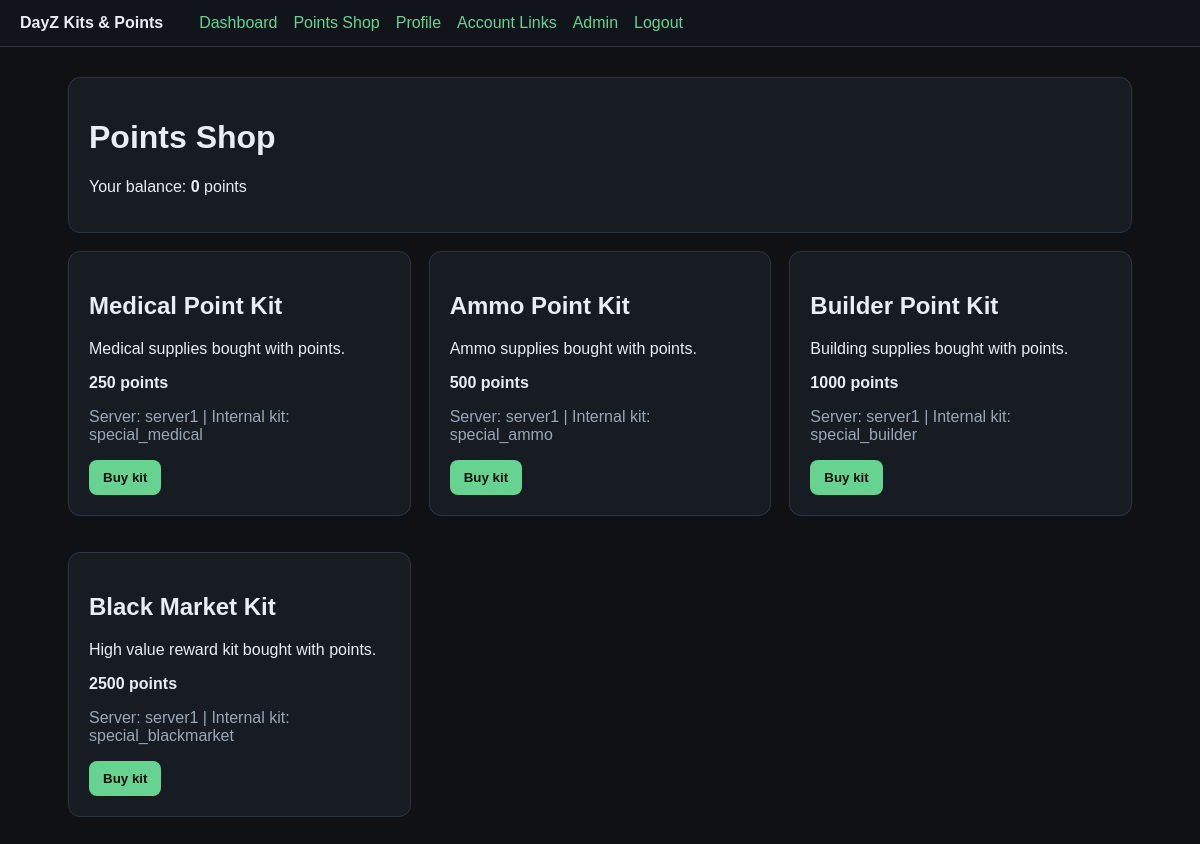
/points (signed in), run on the app's committed database.
### tables this page shows
CREATE TABLE points_accounts (
                id INTEGER PRIMARY KEY AUTOINCREMENT,
                user_id INTEGER NOT NULL UNIQUE,
                points INTEGER NOT NULL DEFAULT 0,
                total_earned INTEGER NOT NULL DEFAULT 0,
                total_spent INTEGER NOT NULL DEFAULT 0,
                updated_at TEXT NOT NULL,
                FOREIGN KEY(user_id) REFERENCES users(id)
            );

CREATE TABLE special_kits (
                id INTEGER PRIMARY KEY AUTOINCREMENT,
                kit_name TEXT NOT NULL,
                display_name TEXT NOT NULL,
                description TEXT,
                cost INTEGER NOT NULL,
                server_key TEXT NOT NULL DEFAULT 'server1',
                enabled INTEGER NOT NULL DEFAULT 1,
                created_at TEXT NOT NULL
            );

### app.py (the view)
@app.route("/points")
@login_required
def points():
    user = current_user()
    with db() as conn:
        account = get_or_create_points_account(conn, user["id"])
        kits = conn.execute("SELECT * FROM special_kits WHERE enabled = 1 ORDER BY cost ASC").fetchall()
    return render_template("points.html", account=account, kits=kits)

### app.py (called while the page is built)
def db():
    os.makedirs(DATA_DIR, exist_ok=True)
    conn = sqlite3.connect(DB_PATH)
    conn.row_factory = sqlite3.Row
    return conn

def current_user():
    uid = session.get("user_id")
    if not uid:
        return None
    with db() as conn:
        return conn.execute("SELECT * FROM users WHERE id = ?", (uid,)).fetchone()

def login_required(fn):
    @wraps(fn)
    def wrapper(*args, **kwargs):
        if not current_user():
            return redirect(url_for("login"))
        return fn(*args, **kwargs)
    return wrapper

def get_or_create_points_account(conn, user_id):
    row = conn.execute("SELECT * FROM points_accounts WHERE user_id = ?", (user_id,)).fetchone()
    if not row:
        conn.execute(
            "INSERT INTO points_accounts (user_id, points, total_earned, total_spent, updated_at) VALUES (?, 0, 0, 0, ?)",
            (user_id, now()),
        )
        row = conn.execute("SELECT * FROM points_accounts WHERE user_id = ?", (user_id,)).fetchone()
    return row

@app.context_processor
def inject_user():
    return {"current_user": current_user()}

### templates/points.html
{% extends "base.html" %}
{% block content %}
<div class="card">
  <h1>Points Shop</h1>
  <p>Your balance: <b>{{ account['points'] }}</b> points</p>
</div>
<div class="grid">
  {% for kit in kits %}
  <div class="card">
    <h2>{{ kit['display_name'] }}</h2>
    <p>{{ kit['description'] }}</p>
    <p><b>{{ kit['cost'] }} points</b></p>
    <p class="muted">Server: {{ kit['server_key'] }} | Internal kit: {{ kit['kit_name'] }}</p>
    <form method="post" action="{{ url_for('buy_kit', kit_id=kit['id']) }}">
      <button>Buy kit</button>
    </form>
  </div>
  {% endfor %}
</div>
{% endblock %}

### templates/base.html (shortened to what this page needs)
<!doctype html>
<html>
<head>
  <link rel="stylesheet" href="{{ url_for('static', filename='style.css') }}">
</head>
<body>
<nav>
  <a class="brand" href="{{ url_for('index') }}">DayZ Kits & Points</a>
  {% if current_user %}
    <a href="{{ url_for('dashboard') }}">Dashboard</a>
    <a href="{{ url_for('points') }}">Points Shop</a>
    <a href="{{ url_for('account_profile') }}">Profile</a>
    <a href="{{ url_for('account_links') }}">Account Links</a>
    {% if current_user['is_admin'] %}
      <a href="{{ url_for('admin_home') }}">Admin</a>
    {% endif %}
    <a href="{{ url_for('logout') }}">Logout</a>
  {% else %}
    <a href="{{ url_for('login') }}">Login</a>
    <a href="{{ url_for('register') }}">Register</a>
  {% endif %}
</nav>
<div class="container">
  {% block content %}{% endblock %}
</div>
</body>
</html>

### static/style.css (style rules this page uses)
:root { --bg: #0f1115; --panel: #171b22; --panel2: #202632; --text: #e9edf5; --muted: #9ba7b8; --accent: #67d391; --danger: #ff7272; --border: #2d3542; }
* { box-sizing: border-box; }
body { margin: 0; font-family: Arial, sans-serif; background: var(--bg); color: var(--text); }
a { color: var(--accent); text-decoration: none; }
nav { background: #11151b; border-bottom: 1px solid var(--border); padding: 14px 20px; display: flex; gap: 16px; align-items: center; flex-wrap: wrap; }
nav .brand { font-weight: 800; color: var(--text); margin-right: 20px; }
.container { max-width: 1100px; margin: 30px auto; padding: 0 18px; }
.card { background: var(--panel); border: 1px solid var(--border); border-radius: 12px; padding: 20px; margin-bottom: 18px; }
.grid { display: grid; grid-template-columns: repeat(auto-fit, minmax(260px, 1fr)); gap: 18px; }
button, .btn { background: var(--accent); color: #08100b; border: 0; padding: 10px 14px; border-radius: 8px; cursor: pointer; font-weight: 700; }
.muted { color: var(--muted); }

### data on the page
points_accounts: points "0"
special_kits: display_name "Medical Point Kit", description "Medical supplies bought with points.", cost "250", server_key "server1", kit_name "special_medical"
special_kits: display_name "Ammo Point Kit", description "Ammo supplies bought with points.", cost "500", server_key "server1", kit_name "special_ammo"
special_kits: display_name "Builder Point Kit", description "Building supplies bought with points.", cost "1000", server_key "server1", kit_name "special_builder"
special_kits: display_name "Black Market Kit", description "High value reward kit bought with points.", cost "2500", server_key "server1", kit_name "special_blackmarket"
